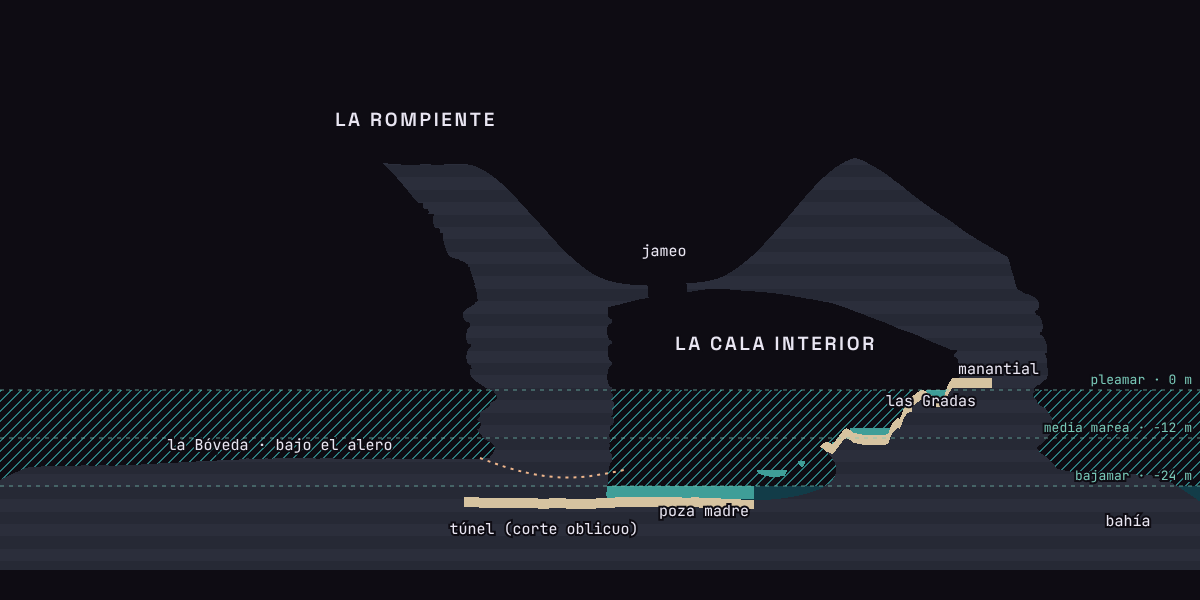
#> input picture explorations/umbral/rompiente/img/cala-corte.png, 1200 x 600 px
$ python post.py ../img/cala-corte.png ../img/i-orbita-escala.png 1.0 ../img/i-orbita-escala.png
#> lines starting #> are read from the running program, lines starting #| are printed output that depends on the picture
### explorations/umbral/rompiente/src/paintfx.py
"""Efectos de acabado compartidos por las vistas: filtro pictórico y figura con farol."""

import numpy as np
from PIL import Image, ImageDraw, ImageFilter


def box(x, r):
    """Media en ventana (2r+1)² con imagen integral."""
#> called with r = 3
    p = np.pad(x, ((r + 1, r), (r + 1, r)) + ((0, 0),) * (x.ndim - 2), mode="edge")
    c = p.cumsum(0).cumsum(1)
    k = 2 * r + 1
    return (c[k:, k:] - c[:-k, k:] - c[k:, :-k] + c[:-k, :-k]) / (k * k)


def kuwahara(a, r):
    lum = a @ np.array([0.3, 0.59, 0.11], np.float32)
    m = box(a, r)
    m2 = box(lum[..., None] ** 2, r)[..., 0]
    ml = box(lum[..., None], r)[..., 0]
#> call 3 of box, with r = 3
#> in box (call 3), `c = p.cumsum(0).cumsum(1)`:
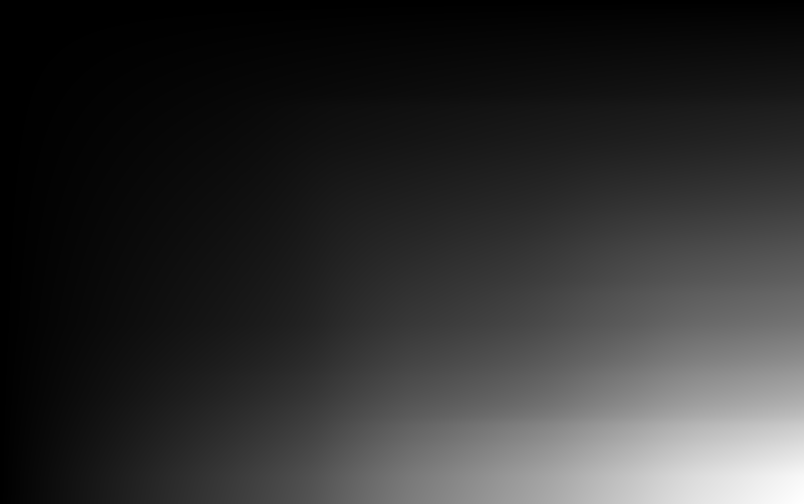
#> c: shape (1007, 1607, 1) float32 (shown at 1/2 size); min 0.0524, max 166294.4, mean 31513.7; drawn with min black and max white
    var = m2 - ml ** 2
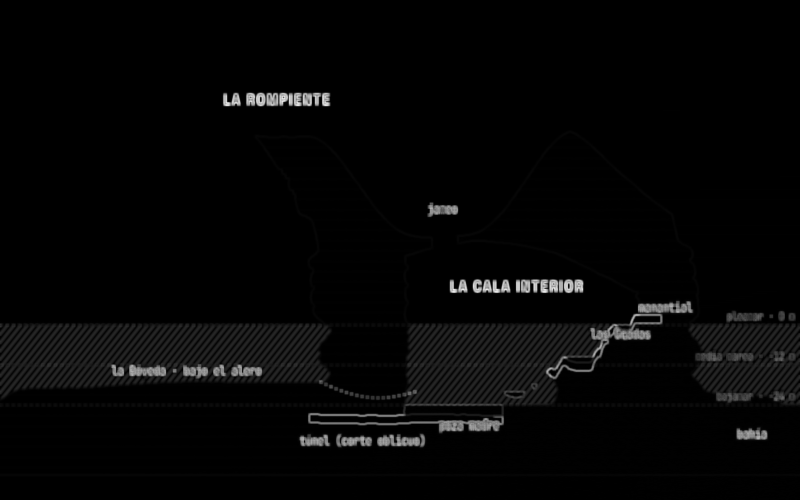
#> var: shape (1000, 1600) float32 (shown at 1/2 size); min -0.000642, max 0.176, mean 0.0038; drawn with min black and max white
    best = None
    bestv = None
    for dy in (-r, r):
        for dx in (-r, r):
            mv = np.roll(np.roll(m, dy, 0), dx, 1)
            vv = np.roll(np.roll(var, dy, 0), dx, 1)
            if best is None:
                best, bestv = mv.copy(), vv.copy()
            else:
                sel = vv < bestv
                best[sel] = mv[sel]
                bestv[sel] = vv[sel]
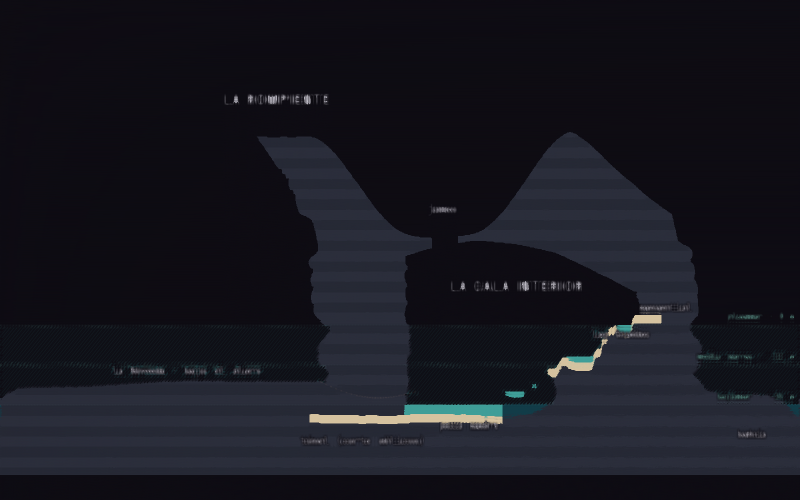
#> best: shape (1000, 1600, 3) float32 (shown at 1/2 size); mean R, G, B 0.0922, 0.0924, 0.125
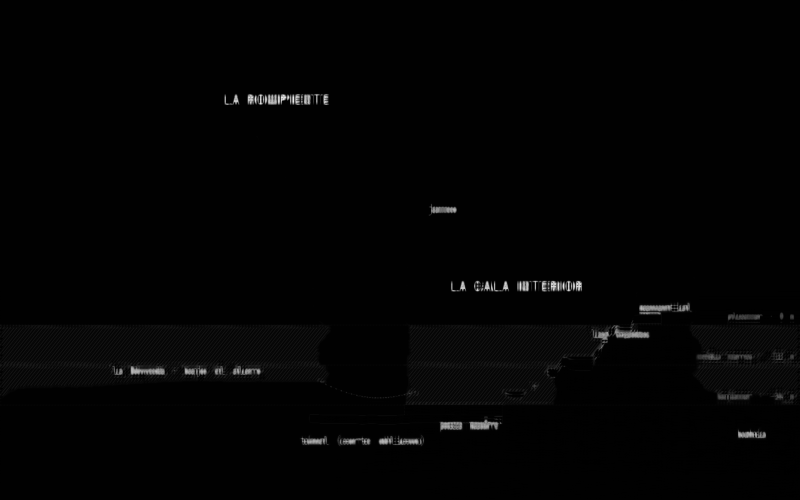
#> bestv: shape (1000, 1600) float32 (shown at 1/2 size); min -0.000642, max 0.146, mean 0.00137; drawn with min black and max white
    return best


def paint(img, r=3, mix=0.55):
    """Agrupa el detalle en manchas, como pinceladas (Kuwahara suave)."""
    a = np.asarray(img.convert("RGB"), np.float32) / 255
    a = a*(1 - mix) + kuwahara(a, r)*mix
    return Image.fromarray((np.clip(a, 0, 1)*255).astype(np.uint8))
#> returned value: PIL image 1600x1000 RGB


# [16 lines left out: function figure, not called in this run]

### explorations/umbral/rompiente/src/post.py
"""Acabado de las vistas II y III.

1. Reduce el render (supermuestreado) a 1600×1000.
2. Pinta encima un filtro de Kuwahara suave: agrupa el detalle en manchas de
   color, como pinceladas, para que el blockout no se lea como CG.
3. Añade lo que no es geografía: aves sobre los farallones (en ambas mareas)
   y, solo en bajamar, una figura con farol camino de la cueva: la escala.

uso: python3 post.py <render.png> <height.png> <L> <salida.png>
"""

import math
import sys

import numpy as np
from PIL import Image, ImageDraw

from paintfx import figure, paint

src, hpath, L, out = sys.argv[1], sys.argv[2], float(sys.argv[3]), sys.argv[4]
W, H = 1600, 1000
CAM, TGT, FOV = np.array([-200.0, 7, 220]), np.array([10.0, 30, 430]), 52.0

img = Image.open(src).convert("RGB").resize((W, H), Image.LANCZOS)


img = paint(img)


# --- proyección (misma cámara que el shader) ---------------------------------
fw = (TGT - CAM) / np.linalg.norm(TGT - CAM)
rt = np.cross([0, 1, 0], fw)
rt /= np.linalg.norm(rt)
up = np.cross(fw, rt)
foc = 0.5 / math.tan(math.radians(FOV) / 2)


def proj(p):
    d = np.array(p, float) - CAM
    z = d @ fw
    return W / 2 + (d @ rt) / z * foc * H, H / 2 - (d @ up) / z * foc * H, z


hraw = np.asarray(Image.open(hpath).convert("RGB"), np.float32) / 255
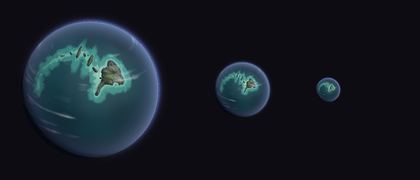
#> input picture explorations/umbral/rompiente/img/i-orbita-escala.png, 420 x 180 px
hgt = (hraw[..., 0] + hraw[..., 1] / 255) * 200 - 60
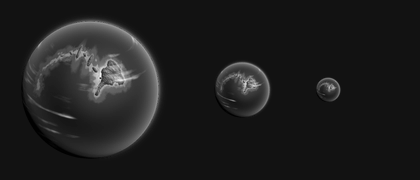
#> hgt: shape (180, 420) float32; min -59.19, max 85.04, mean -42.3; drawn with min black and max white


def ground(x, z):
    return float(hgt[int(round(900 - z)), int(round(x + 450))])


d = ImageDraw.Draw(img, "RGBA")

# aves: un pequeño grupo sobre los farallones
rng = np.random.default_rng(4)
for i in range(9):
    x, y, _ = proj((-110 + rng.normal(0, 18), 62 + rng.normal(0, 9), 500 + rng.normal(0, 25)))
    s = 2.2 + rng.random() * 1.6
    d.line([(x - s, y - s * 0.5), (x, y), (x + s, y - s * 0.6)], fill=(232, 228, 238, 230), width=1)

if L < -10:
    # figura con farol: camina sobre la rasa hacia la boca de la cueva
    for (fx, fz) in [(-40, 330), (-45, 325), (-36, 338), (-50, 318), (-30, 342)]:
        g = ground(fx, fz)
        if -19.5 < g < -14.0:
            break
    bx, by, z = proj((fx, g, fz))
    hpx = 1.8 / z * foc * H                       # altura de una persona en píxeles
    img = figure(img, bx, by, max(hpx * 1.25, 13.0))   # se exagera un poco para que se lea
    print("figura en", fx, fz, "suelo", round(g, 1), "px", round(bx), round(by), "altura real px", round(hpx, 1))

img.save(out)
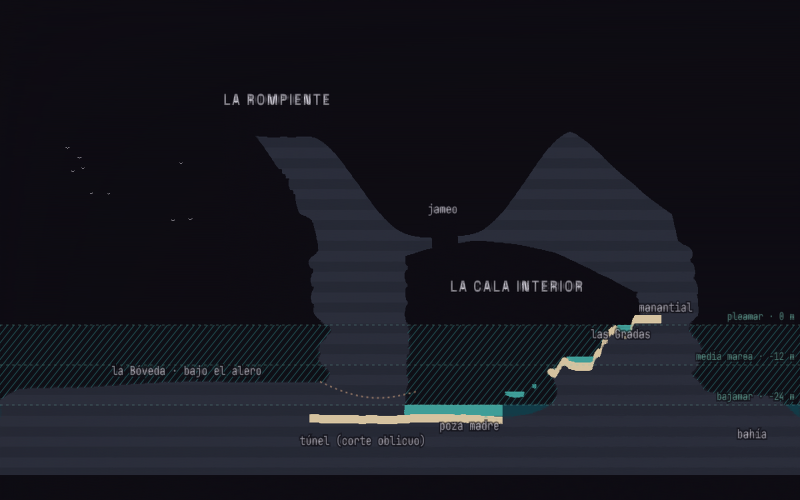
#> saved as i-orbita-escala.png: PIL image 1600x1000 RGB (shown at 1/2 size); mean R, G, B 23.3, 24.1, 32.1
